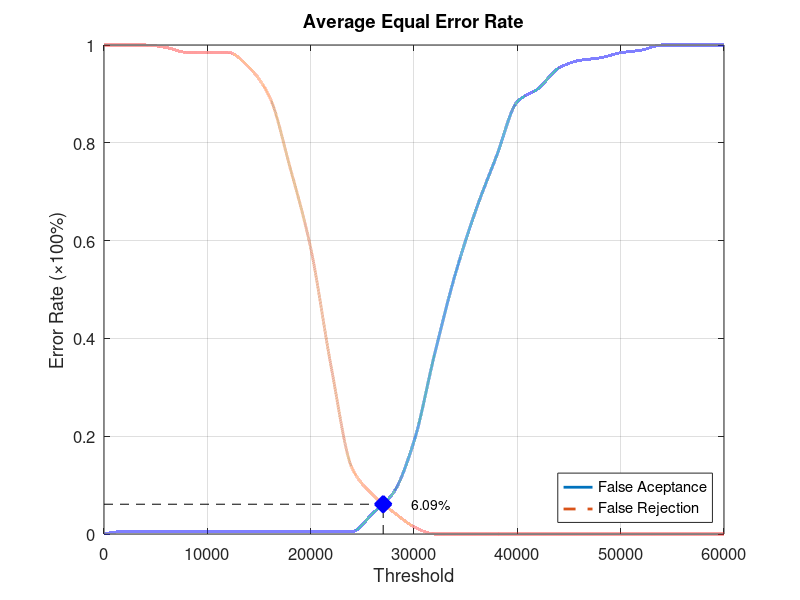
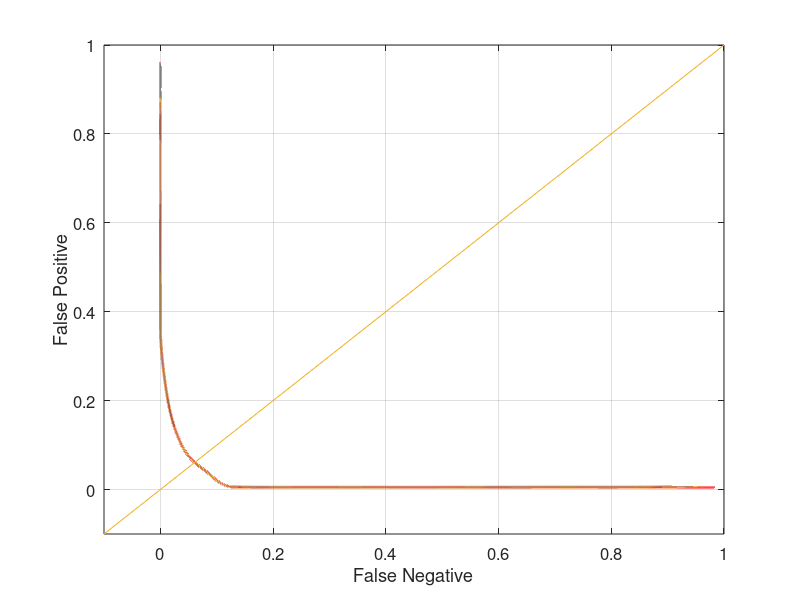

The MATLAB script that drew these images, in order:
function yEER = Database4_4
close all;
clear;
clc;
x = 0:2000:60000;
xq = 0:0.5:60000;

y0 = [0 0.00526316 0.00526316 0.00526316 0.00526316 0.00526316 0.00526316 0.00526316 0.00526316 0.00526316 0.00526316 0.00526316 0.00526316 0.0421053 0.0842105 0.189474 0.368421 0.531579 0.663158 0.773684 0.884211 0.910526 0.952632 0.968421 0.973684 0.984211 0.989474 1 1 1 1];
yy0 = interp1(x, y0, xq, 'pchip');
y1 = [1 1 1 0.995 0.985 0.985 0.985 0.955 0.895 0.75 0.585 0.34 0.135 0.08 0.045 0.015 0 0 0 0 0 0 0 0 0 0 0 0 0 0 0];
yy1 = interp1(x, y1, xq, 'pchip');

% Calculating EER: 
y2 = abs(y0 - y1);
find(y2 == min(y2))
yy2 = abs(yy0 - yy1);
xEER = find(yy2 == min(yy2));
xEERIndex = xq(xEER) % X-axis EER
yEER = yy0(xEER) % Y-axis EER

main = figure
plot(xq, yy0,'-','LineWidth', 2);	hold on
plot(xq, yy1,'--','LineWidth', 2);	hold on
plot([xEERIndex xEERIndex], [0 yEER], 'k--');	hold on
plot([0 xEERIndex], [yEER yEER], 'k--');	hold on
plot(xEERIndex, yEER, 'bx', 'LineWidth', 10);	hold on
text(xEERIndex + 10 * xEERIndex / 100, yEER, [num2str(round((10000 * yEER)) / 100) '%'])
legend('False Aceptance', 'False Rejection', 'Location', 'SouthEast')
xlabel('Threshold')
ylabel('Error Rate (\times100%)')
title('Average Equal Error Rate')
set(gca, 'FontSize', 12)
axis([0 60000 0 1])
grid on

print(main, 'Database4_4Main', '-dpng');
FNRxFPR = figure('Color', [1 1 1]);
plot(yy1, yy0, '-', yy1, yy0, 'LineWidth', 2);
hold on
y = -0.1:0.1:1
plot(y, y); 
set(gca, 'FontSize', 12)
xlabel('False Negative')
ylabel('False Positive')
axis([-0.1 1 -0.1 1])
set(gca, 'FontSize', 12)
grid on

print(FNRxFPR, 'Database4_4FNRxFPR','-dpng');
end
